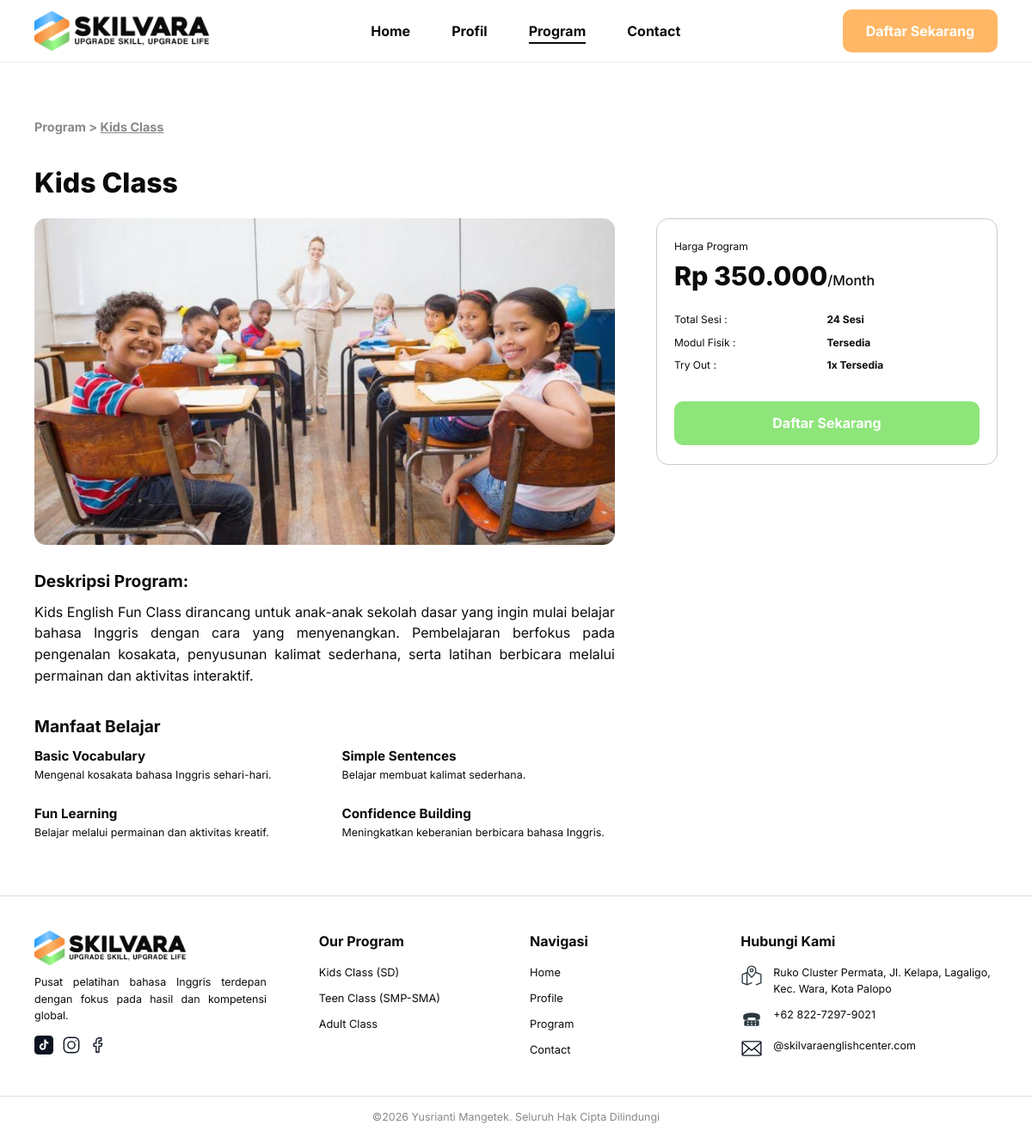
The app's page /pages/program-detail.php?slug=kids-class with its own data.
### tables this page shows
CREATE TABLE `programs` (
  `id`                INT UNSIGNED NOT NULL AUTO_INCREMENT,
  `slug`              VARCHAR(50)  NOT NULL,
  `name`              VARCHAR(100) NOT NULL,
  `short_name`        VARCHAR(50)  NOT NULL,
  `image`             VARCHAR(120) NOT NULL,
  `price`             DECIMAL(12,0) NOT NULL DEFAULT 0,
  `total_sessions`    SMALLINT UNSIGNED NOT NULL DEFAULT 0,
  `has_module`        TINYINT(1)   NOT NULL DEFAULT 1,
  `tryout_count`      TINYINT UNSIGNED NOT NULL DEFAULT 0,
  `short_description` VARCHAR(300) NOT NULL,
  `description`       TEXT         NOT NULL,
  `sort_order`        TINYINT UNSIGNED NOT NULL DEFAULT 0,
  `is_active`         TINYINT(1)   NOT NULL DEFAULT 1,
  `created_at`        TIMESTAMP    NOT NULL DEFAULT CURRENT_TIMESTAMP,
  PRIMARY KEY (`id`),
  UNIQUE KEY `uq_programs_slug` (`slug`)
);

CREATE TABLE `program_benefits` (
  `id`             INT UNSIGNED NOT NULL AUTO_INCREMENT,
  `program_id`     INT UNSIGNED NOT NULL,
  `title`          VARCHAR(100) NOT NULL,
  `description`    VARCHAR(255) NOT NULL,
  `highlight_text` VARCHAR(120) DEFAULT NULL,
  `sort_order`     TINYINT UNSIGNED NOT NULL DEFAULT 0,
  PRIMARY KEY (`id`),
  KEY `idx_benefits_program` (`program_id`),
  CONSTRAINT `fk_benefits_program` FOREIGN KEY (`program_id`) REFERENCES `programs` (`id`) ON DELETE CASCADE ON UPDATE CASCADE
);

### includes/functions.php (called while the page is built, shortened)
<?php
require_once __DIR__ . '/../config/database.php';
function base_url(string $path = ''): string
{
    static $base = null;
    if ($base === null) {
        $docRoot = realpath($_SERVER['DOCUMENT_ROOT'] ?? '') ?: '';
        $root    = realpath(ROOT_PATH) ?: ROOT_PATH;
        $docRoot = str_replace('\\', '/', $docRoot);
        $root    = str_replace('\\', '/', $root);
        if ($docRoot !== '' && stripos($root, $docRoot) === 0) {
            $base = rtrim(substr($root, strlen($docRoot)), '/');
        } else {
            $base = '';
        }
    }
    return $base . '/' . ltrim($path, '/');
}
function asset(string $path): string
{
    return base_url('assets/' . ltrim($path, '/'));
}
function e($value): string
{
    return htmlspecialchars((string) $value, ENT_QUOTES, 'UTF-8');
}
function rupiah($angka): string
{
    return 'Rp ' . number_format((float) $angka, 0, ',', '.');
}
function get_program_by_slug(string $slug): ?array
{
    $stmt = db()->prepare('SELECT * FROM programs WHERE slug = ? AND is_active = 1 LIMIT 1');
    $stmt->execute([$slug]);
    $p = $stmt->fetch();
    $b = db()->prepare('SELECT title, description, highlight_text FROM program_benefits WHERE program_id = ? ORDER BY sort_order, id');
    $b->execute([$p['id']]);
    $p['benefits'] = $b->fetchAll();
    return $p;
}
function get_setting(string $key, string $default = ''): string
{
    static $cache = null;
    if ($cache === null) {
        $cache = db()->query('SELECT setting_key, setting_value FROM site_settings')->fetchAll(PDO::FETCH_KEY_PAIR);
    }
    return $cache[$key] ?? $default;
}

### config/database.php (called while the page is built, shortened)
<?php
function db(): PDO
{
    static $pdo = null;
    if ($pdo === null) {
        $dsn = sprintf('mysql:host=%s;port=%d;dbname=%s;charset=utf8mb4', DB_HOST, DB_PORT, DB_NAME);
        try {
            $pdo = new PDO($dsn, DB_USER, DB_PASS, [
                PDO::ATTR_ERRMODE            => PDO::ERRMODE_EXCEPTION,
                PDO::ATTR_DEFAULT_FETCH_MODE => PDO::FETCH_ASSOC,
                PDO::ATTR_EMULATE_PREPARES   => false,
            ]);
        } catch (PDOException $e) {
            http_response_code(500);
            exit('<h2>Koneksi database gagal</h2>'
                . '<p>Pastikan MySQL di Laragon sudah <b>Start</b> dan database <code>' . DB_NAME . '</code> sudah di-import '
                . '(lihat README.md).</p><pre>' . htmlspecialchars($e->getMessage()) . '</pre>');
        }
    }
    return $pdo;
}

### pages/program-detail.php (the view, shortened to what this page needs)
<?php
require_once __DIR__ . '/../includes/functions.php';
$program = get_program_by_slug($_GET['slug'] ?? '');
require_once __DIR__ . '/../includes/header.php';
?>
<section class="section detail">
    <div class="container">
        <nav class="breadcrumb" aria-label="Breadcrumb">
            <a href="<?= base_url('pages/program.php') ?>">Program</a> &gt; <span><?= e($program['short_name']) ?></span>
        </nav>
        <h1 class="detail-title"><?= e($program['short_name']) ?></h1>
        <div class="detail-grid">
            <div>
                <img class="detail-photo" src="<?= asset('images/programs/' . $program['image']) ?>" alt="<?= e($program['name']) ?>">
                <h2 class="h3">Deskripsi Program:</h2>
                <p class="justify"><?= e($program['description']) ?></p>
                <h2 class="h3 mt-lg">Manfaat Belajar</h2>
                <div class="benefits">
                    <?php foreach ($program['benefits'] as $b): ?>
                        <div>
                            <h4><?= e($b['title']) ?></h4>
                            <p><?= e($b['description']) ?></p>
                        </div>
                    <?php endforeach; ?>
                </div>
            </div>
            <aside class="card price-card">
                <small>Harga Program</small>
                <p class="price"><?= rupiah($program['price']) ?><span>/Month</span></p>
                <dl class="spec">
                    <dt>Total Sesi :</dt><dd><?= (int) $program['total_sessions'] ?> Sesi</dd>
                    <dt>Modul Fisik :</dt><dd><?= $program['has_module'] ? 'Tersedia' : 'Tidak tersedia' ?></dd>
                    <dt>Try Out :</dt><dd><?= $program['tryout_count'] > 0 ? (int) $program['tryout_count'] . 'x Tersedia' : 'Tidak tersedia' ?></dd>
                </dl>
                <a class="btn btn-green btn-block" href="<?= base_url('pages/daftar.php?program=' . urlencode($program['slug'])) ?>">Daftar Sekarang</a>
            </aside>
        </div>
    </div>
</section>
<?php require_once __DIR__ . '/../includes/footer.php'; ?>

### includes/footer.php (shortened to what this page needs)
<?php
require_once __DIR__ . '/functions.php';
$footerPrograms = db()->query('SELECT name, slug FROM programs WHERE is_active = 1 ORDER BY sort_order, id')->fetchAll();
$address = get_setting('address', 'Ruko Cluster Permata, Jl. Kelapa, Lagaligo, Kec. Wara, Kota Palopo');
$phone   = get_setting('phone', '+62 822-7297-9021');
$email   = get_setting('email', '@skilvaraenglishcenter.com');
?>
</main>
<footer class="site-footer">
    <div class="container footer-grid">
        <div class="footer-brand">
            <a class="brand" href="<?= base_url('index.php') ?>">
                <img src="<?= asset('images/logo/logo-skilvara.png') ?>" alt="Skilvara - Upgrade Skill, Upgrade Life">
            </a>
            <p>Pusat pelatihan bahasa Inggris terdepan dengan fokus pada hasil dan kompetensi global.</p>
            <?php include __DIR__ . '/social.php'; ?>
        </div>
        <div>
            <h4>Our Program</h4>
            <ul>
                <?php foreach ($footerPrograms as $fp): ?>
                    <li><a href="<?= base_url('pages/program-detail.php?slug=' . urlencode($fp['slug'])) ?>"><?= e($fp['name']) ?></a></li>
                <?php endforeach; ?>
            </ul>
        </div>
        <div>
            <h4>Navigasi</h4>
            <ul>
                <li><a href="<?= base_url('index.php') ?>">Home</a></li>
                <li><a href="<?= base_url('pages/profil.php') ?>">Profile</a></li>
                <li><a href="<?= base_url('pages/program.php') ?>">Program</a></li>
                <li><a href="<?= base_url('pages/contact.php') ?>">Contact</a></li>
            </ul>
        </div>
        <div>
            <h4>Hubungi Kami</h4>
            <ul class="contact-list">
                <li><img src="<?= asset('images/icons/pin.svg') ?>" alt="" aria-hidden="true"><span><?= e($address) ?></span></li>
                <li><img src="<?= asset('images/icons/phone.svg') ?>" alt="" aria-hidden="true"><span><?= e($phone) ?></span></li>
                <li><img src="<?= asset('images/icons/mail.svg') ?>" alt="" aria-hidden="true"><span><?= e($email) ?></span></li>
            </ul>
        </div>
    </div>
    <div class="footer-bottom">
        <p>&copy;<?= date('Y') ?> Yusrianti Mangetek. Seluruh Hak Cipta Dilindungi</p>
    </div>
</footer>
</body>
</html>

### assets/css/style.css (style rules this page uses)
:root { --cyan: #b9f8f8; --cyan-soft: #e6fcfc; --mint: #e8f8e4; --green: #8ee57a; --green-strong: #33f060; --orange: #ffb766; --ink: #0b0b0b; --muted: #4b5563; --line: #d9d9d9; --radius: 14px; --shadow: 0 2px 10px rgba(0, 0, 0, .06); }
*, *::before, *::after { box-sizing: border-box; }
html { scroll-behavior: smooth; }
body { margin: 0; font-family: 'Inter', system-ui, -apple-system, 'Segoe UI', Roboto, Arial, sans-serif; color: var(--ink); background: #fff; line-height: 1.55; }
img { max-width: 100%; display: block; }
a { color: inherit; }
ul, ol { margin: 0; padding: 0; list-style: none; }
h1, h2, h3, h4, p, dl, dd { margin: 0; }
.container { width: min(1120px, 100% - 48px); margin-inline: auto; }
.section { padding: 64px 0; }
.mt-lg { margin-top: 32px; }
.justify { text-align: justify; }
h1 { font-size: clamp(2rem, 4vw, 2.9rem); line-height: 1.15; font-weight: 800; }
h2 { font-size: clamp(1.5rem, 2.6vw, 2rem); font-weight: 800; }
.h3 { font-size: 1.2rem; font-weight: 700; margin-bottom: 8px; }
.btn { display: inline-block; padding: 12px 26px; border-radius: 10px; font-weight: 700; text-decoration: none; border: 1px solid transparent; cursor: pointer; text-align: center; transition: transform .12s, filter .12s; }
.btn-green { background: var(--green); color: #fff; }
.btn-block { display: block; width: 100%; }
.brand img { height: 46px; width: auto; }
.card { background: #fff; border: 1px solid #222; border-radius: var(--radius); }
.breadcrumb { color: #888; font-weight: 700; font-size: .9rem; }
.breadcrumb a { text-decoration: none; }
.breadcrumb span { text-decoration: underline; }
.detail-title { margin: 36px 0 22px; font-size: 2rem; }
.detail-grid { display: grid; grid-template-columns: 1.7fr 1fr; gap: 48px; align-items: start; }
.detail-photo { width: 100%; border-radius: 14px; margin-bottom: 28px; aspect-ratio: 16 / 9; object-fit: cover; }
.benefits { display: grid; grid-template-columns: 1fr 1fr; gap: 24px 40px; }
.benefits h4 { font-size: .95rem; }
.benefits p { font-size: .78rem; }
.price-card { padding: 18px 20px 22px; border-color: #ccc; }
.price-card small { font-size: .75rem; }
.price { font-size: 1.9rem; font-weight: 800; }
.price span { font-size: 1rem; font-weight: 500; }
.spec { display: grid; grid-template-columns: 1fr 1fr; gap: 8px 0; margin: 18px 0 32px; font-size: .75rem; }
.spec dd { font-weight: 700; }
.contact-list li { display: flex; gap: 12px; align-items: flex-start; margin-bottom: 12px; font-size: .85rem; }
.contact-list img { width: 26px; height: 26px; flex: none; }
.site-footer { border-top: 1px solid #ddd; padding-top: 40px; background: #fff; }
.footer-grid { display: grid; grid-template-columns: 1.4fr 1fr 1fr 1.4fr; gap: 32px; padding-bottom: 32px; }
.footer-brand .brand img { height: 40px; }
.footer-brand p { font-size: .78rem; margin: 10px 0 14px; text-align: justify; max-width: 270px; }
.site-footer h4 { font-size: 1rem; margin-bottom: 14px; }
.site-footer li { font-size: .8rem; margin-bottom: 10px; }
.site-footer li a { text-decoration: none; }
.footer-bottom { border-top: 1px solid #ddd; text-align: center; padding: 14px; font-size: .78rem; color: #888; }
.site-footer .contact-list li { font-size: .78rem; }

### records on screen
programs: short_name "Kids Class", id+image (picture), id+description "Kids English Fun Class dirancang untuk anak-anak sekolah dasar yang ingin mulai belajar bahasa Inggris dengan cara yang menyenangkan. Pembelajaran berfokus pada pengenalan kosakata, penyusunan kalimat sederhana, serta latihan berbicara melalui permainan dan aktivitas interaktif.", rupiah($program['price']) "Rp 350.000", total_sessions "24", id "1", name "Kids Class (SD)"
program_benefits: title "Basic Vocabulary", description "Mengenal kosakata bahasa Inggris sehari-hari."
program_benefits: title "Simple Sentences", description "Belajar membuat kalimat sederhana."
program_benefits: title "Fun Learning", description "Belajar melalui permainan dan aktivitas kreatif."
program_benefits: title "Confidence Building", description "Meningkatkan keberanian berbicara bahasa Inggris."
programs: name "Teen Class (SMP-SMA)"
programs: name "Adult Class"

### other values on screen
$label "Home"
$label "Profil"
$label "Program"
$label "Contact"
$address "Ruko Cluster Permata, Jl. Kelapa, Lagaligo, Kec. Wara, Kota Palopo"
$phone "+62 822-7297-9021"
$email "@skilvaraenglishcenter.com"
